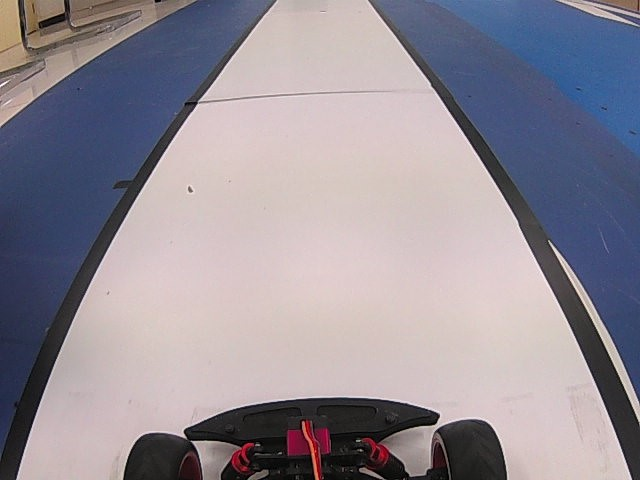
#> input picture bd_img/WIN_20231126_20_57_44_Pro.jpg, 640 x 480 px, given in place of major.jpg, which was not available
$ python hsv_test.py
#> lines starting #> are read from the running program, lines starting #| are printed output that depends on the picture; after the words box and inside, x2 and y2 are one past the last pixel; in counts of white or black regions, pixels touching at a corner belong together; pictures that were not available may be replaced by others from this repository, and a replacement may not be noted
#> slider 'gs' is set to 2
#> slider 'erode' is set to 2
#> slider 'Hmin1' is set to 35
#> slider 'Hmax1' is set to 179
#> slider 'Hmin2' is set to 35
#> slider 'Hmax2' is set to 179
#> slider 'Smin' is set to 51
#> slider 'Smax' is set to 255
#> slider 'Vmin' is set to 51
#> slider 'Vmax' is set to 255
import json  # 用于保存配置到文件
import cv2
import numpy as np
import time

"""

1. R 按下代表保存红色参数
2. T 按下代表读取红色参数
3. B 按下代表保存蓝色参数
4. N 按下代表读取蓝色参数
5. Y 按下代表保存黄色参数
6. U 按下代表读取黄色参数

"""

# 'camera' or 'picture'
mode = 'picture'

if mode == 'camera':
    cap = cv2.VideoCapture(0)


def read_config(filename):
    with open(filename, 'r') as f:
        config = json.load(f)
    return config


def update(x):
#> called with x = 1
    global gs, erode, Hmin, Smin, Vmin, Hmax, Smax, Vmax, img, Hmin2, Hmax2, img0, size_min

    if mode == 'camera':
        ret, img0 = cap.read()
    elif mode == 'picture':
        img0 = cv2.imread('cross_img/major.jpg')
#> img0 is the input picture: shape (480, 640, 3); mean B, G, R 150, 140.4, 146.6
    img0 = cv2.resize(img0,(640,480))
    img = img0.copy()

    gs = cv2.getTrackbarPos('gs', 'image')
    erode = cv2.getTrackbarPos('erode', 'image')
    Hmin = cv2.getTrackbarPos('Hmin1', 'image')
    Smin = cv2.getTrackbarPos('Smin', 'image')
    Vmin = cv2.getTrackbarPos('Vmin', 'image')
    Hmax = cv2.getTrackbarPos('Hmax1', 'image')
    Smax = cv2.getTrackbarPos('Smax', 'image')
    Vmax = cv2.getTrackbarPos('Vmax', 'image')
    Hmin2 = cv2.getTrackbarPos('Hmin2', 'image')
    Hmax2 = cv2.getTrackbarPos('Hmax2', 'image')
    size_min = cv2.getTrackbarPos('size_min', 'image')
    # 滤波二值化
    gs_frame = cv2.GaussianBlur(img, (gs, gs), 1)
    hsv = cv2.cvtColor(gs_frame, cv2.COLOR_BGR2HSV)
#> hsv: shape (480, 640, 3); mean H, S, V 79.8, 49.9, 161.2
    erode_hsv = cv2.erode(hsv, None, iterations=erode)
    inRange_hsv = cv2.inRange(erode_hsv, np.array([Hmin, Smin, Vmin]), np.array([Hmax, Smax, Vmax]))
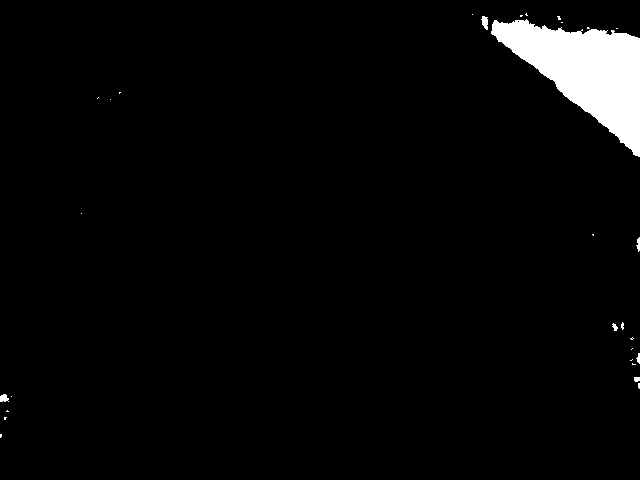
#> inRange_hsv: shape (480, 640); 3.3% white; 29 white regions (22 under 20 px)
    inRange_hsv2 = cv2.inRange(erode_hsv, np.array([Hmin2, Smin, Vmin]), np.array([Hmax2, Smax, Vmax]))
#> inRange_hsv2: shape (480, 640); every value is 0
    img = inRange_hsv + inRange_hsv2
    # 外接计算
    print(img.sum())
#| 2602785
    cnts = cv2.findContours(img, cv2.RETR_EXTERNAL, cv2.CHAIN_APPROX_SIMPLE)[-2]
#> cnts = 29 contours, 25 with area under 20; largest, box (x1, y1, x2, y2) and area: (491, 19, 640, 157) 9624, (481, 16, 488, 30) 52, (0, 394, 9, 402) 41, (636, 237, 640, 252) 22
    target_list = []
    pos = []
    if size_min < 1:
        size_min = 1
    for c in cnts:
        if cv2.contourArea(c) > size_min:
            continue
        else:
            target_list.append(c)
#> this loop made 29 passes
#> c on passes 1, 3, 4, 6, 8, 9, 11, 16, 17, 18, 19, 20: [[0, 434], [0, 437], [1, 436], [1, 434]], [[7, 410], [6, 411], [8, 411]], [[11, 396]], [[638, 383], [638, 387], [639, 388], [639, 383]], [[632, 363], [632, 364], [635, 364], [633, 364]], [[632, 359], [631, 360], [630, 360], [631, 360]], [[632, 348], [631, 349]], [[592, 234], [593, 235], [593, 234]], [[81, 213]], [[110, 99]], [[98, 97], [97, 98]], [[119, 92], [119, 93], [120, 92]]
#> after the loop, target_list = 28 contours, 25 with area under 20; largest, box (x1, y1, x2, y2) and area: (481, 16, 488, 30) 52, (0, 394, 9, 402) 41, (636, 237, 640, 252) 22
    for cnt in target_list:
        x, y, w, h = cv2.boundingRect(cnt)
        cv2.rectangle(img0, (x, y), (x + w, y + h), (0, 255, 0), 2)
        pos.append([int(x + w / 2), y + h / 2])
#> this loop made 28 passes
#> (x, y, w, h) on passes 2, 4, 5, 7, 10, 12, 13, 14, 15, 17, 18, 24: (4, 417, 3, 3), (11, 396, 1, 1), (0, 394, 9, 8), (634, 377, 6, 5), (636, 353, 4, 11), (630, 337, 4, 3), (612, 323, 6, 8), (621, 322, 3, 8), (636, 237, 4, 15), (81, 213, 1, 1), (110, 99, 1, 1), (557, 16, 4, 4)
#> (cnt, x, y, w, h) on passes 1, 3, 6, 8, 9, 11: ([[0, 434], [0, 437], [1, 436], [1, 434]], 0, 434, 2, 4), ([[7, 410], [6, 411], [8, 411]], 6, 410, 3, 2), ([[638, 383], [638, 387], [639, 388], [639, 383]], 638, 383, 2, 6), ([[632, 363], [632, 364], [635, 364], [633, 364]], 632, 363, 4, 2), ([[632, 359], [631, 360], [630, 360], [631, 360]], 630, 359, 3, 2), ([[632, 348], [631, 349]], 631, 348, 2, 2)
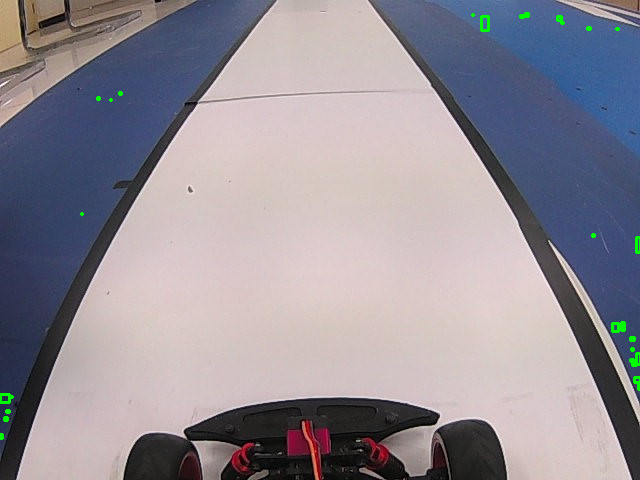
#> img0: shape (480, 640, 3); 0.33% of pixels changed, all inside (x1, y1, x2, y2) = (0, 12, 640, 440)
#> after the loop, pos = 28 pairs, first value 1 to 639, second value 14.5 to 436
    # print(pos)


def save_config(filename):
    config = {
        'gs': cv2.getTrackbarPos('gs', 'image'),
        'erode': cv2.getTrackbarPos('erode', 'image'),
        'Hmin1': cv2.getTrackbarPos('Hmin1', 'image'),
        'Hmax1': cv2.getTrackbarPos('Hmax1', 'image'),
        'Hmin2': cv2.getTrackbarPos('Hmin2', 'image'),
        'Hmax2': cv2.getTrackbarPos('Hmax2', 'image'),
        'Smin': cv2.getTrackbarPos('Smin', 'image'),
        'Smax': cv2.getTrackbarPos('Smax', 'image'),
        'Vmin': cv2.getTrackbarPos('Vmin', 'image'),
        'Vmax': cv2.getTrackbarPos('Vmax', 'image'),
        'size_min': cv2.getTrackbarPos('size_min', 'image')
    }

    with open(filename, 'w') as f:
        json.dump(config, f)

    print(f'Parameters saved to {filename}')


def img_test():
    sleep = 0.1
    gs = 0
    erode = 0
    Hmin1 = 100
    Hmax1 = 125
    Hmin2 = 179
    Hmax2 = 0
    Smin = 130
    Smax = 255
    Vmin = 50
    Vmax = 240
    size_min = 1000

    # 创建窗口
    cv2.namedWindow('image', cv2.WINDOW_NORMAL)
    cv2.createTrackbar('gs', 'image', 0, 8, update)
    cv2.createTrackbar('erode', 'image', 0, 8, update)
    cv2.createTrackbar('Hmin1', 'image', 0, 179, update)
    cv2.createTrackbar('Hmax1', 'image', 0, 179, update)
    cv2.createTrackbar('Hmin2', 'image', 0, 179, update)
    cv2.createTrackbar('Hmax2', 'image', 0, 179, update)
    cv2.createTrackbar('Smin', 'image', 0, 255, update)
    cv2.createTrackbar('Smax', 'image', 0, 255, update)
    cv2.createTrackbar('Vmin', 'image', 0, 255, update)
    cv2.createTrackbar('Vmax', 'image', 0, 255, update)
    cv2.createTrackbar('size_min', 'image', 1, 100000, update)
    # 默认值
    cv2.setTrackbarPos('gs', 'image', gs)
    cv2.setTrackbarPos('erode', 'image', erode)
    cv2.setTrackbarPos('Hmin1', 'image', Hmin1)
    cv2.setTrackbarPos('Hmax1', 'image', Hmax1)
    cv2.setTrackbarPos('Hmin2', 'image', Hmin2)
    cv2.setTrackbarPos('Hmax2', 'image', Hmax2)
    cv2.setTrackbarPos('Smin', 'image', Smin)
    cv2.setTrackbarPos('Smax', 'image', Smax)
    cv2.setTrackbarPos('Vmin', 'image', Vmin)
    cv2.setTrackbarPos('Vmax', 'image', Vmax)
    cv2.setTrackbarPos('size_min', 'image', size_min)

    while True:
        try:
            update(1)
        except:
            pass
        cv2.imshow('image', img)
        cv2.imshow('image1', img)
        cv2.imshow('image0', img0)
        key = cv2.waitKey(1)
#> (key Esc is pressed here)

        # 检查按键事件
        if key == ord('r'):  # 如果按下 'r' 键
            save_config('red.json')
        elif key == ord('b'):  # 如果按下 'b' 键
            save_config('blue.json')
        elif key == ord('y'):  # 如果按下 'h' 键
            save_config('yellow.json')
        elif key == ord('t'):
            red_dic = read_config('red.json')

            cv2.setTrackbarPos('gs', 'image', red_dic["gs"])
            cv2.setTrackbarPos('erode', 'image', red_dic["erode"])
            cv2.setTrackbarPos('Hmin1', 'image', red_dic["Hmin1"])
            cv2.setTrackbarPos('Hmax1', 'image', red_dic["Hmax1"])
            cv2.setTrackbarPos('Hmin2', 'image', red_dic["Hmin2"])
            cv2.setTrackbarPos('Hmax2', 'image', red_dic["Hmax2"])
            cv2.setTrackbarPos('Smin', 'image', red_dic["Smin"])
            cv2.setTrackbarPos('Smax', 'image', red_dic["Smax"])
            cv2.setTrackbarPos('Vmin', 'image', red_dic["Vmin"])
            cv2.setTrackbarPos('Vmax', 'image', red_dic["Vmax"])
            cv2.setTrackbarPos('size_min', 'image', red_dic["size_min"])
        elif key == ord('n'):
            blue_dic = read_config('blue.json')

            cv2.setTrackbarPos('gs', 'image', blue_dic["gs"])
            cv2.setTrackbarPos('erode', 'image', blue_dic["erode"])
            cv2.setTrackbarPos('Hmin1', 'image', blue_dic["Hmin1"])
            cv2.setTrackbarPos('Hmax1', 'image', blue_dic["Hmax1"])
            cv2.setTrackbarPos('Hmin2', 'image', blue_dic["Hmin2"])
            cv2.setTrackbarPos('Hmax2', 'image', blue_dic["Hmax2"])
            cv2.setTrackbarPos('Smin', 'image', blue_dic["Smin"])
            cv2.setTrackbarPos('Smax', 'image', blue_dic["Smax"])
            cv2.setTrackbarPos('Vmin', 'image', blue_dic["Vmin"])
            cv2.setTrackbarPos('Vmax', 'image', blue_dic["Vmax"])
            cv2.setTrackbarPos('size_min', 'image', blue_dic["size_min"])
        elif key == ord('u'):
            yellow_dic = read_config('blue.json')

            cv2.setTrackbarPos('gs', 'image', yellow_dic["gs"])
            cv2.setTrackbarPos('erode', 'image', yellow_dic["erode"])
            cv2.setTrackbarPos('Hmin1', 'image', yellow_dic["Hmin1"])
            cv2.setTrackbarPos('Hmax1', 'image', yellow_dic["Hmax1"])
            cv2.setTrackbarPos('Hmin2', 'image', yellow_dic["Hmin2"])
            cv2.setTrackbarPos('Hmax2', 'image', yellow_dic["Hmax2"])
            cv2.setTrackbarPos('Smin', 'image', yellow_dic["Smin"])
            cv2.setTrackbarPos('Smax', 'image', yellow_dic["Smax"])
            cv2.setTrackbarPos('Vmin', 'image', yellow_dic["Vmin"])
            cv2.setTrackbarPos('Vmax', 'image', yellow_dic["Vmax"])
            cv2.setTrackbarPos('size_min', 'image', yellow_dic["size_min"])
        elif key == 27:  # 如果按下 ESC 键
            break

        time.sleep(0.1)

    cv2.destroyAllWindows()


if __name__ == '__main__':
    img_test()

$ run again, on bd_img/WIN_20231126_20_57_46_Pro.jpg
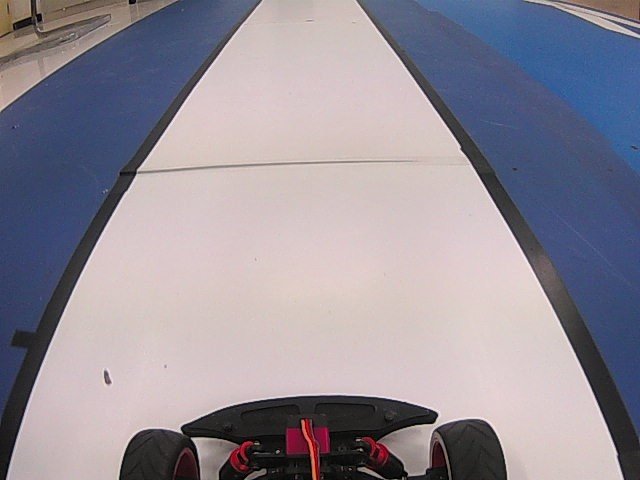
#> input picture bd_img/WIN_20231126_20_57_46_Pro.jpg, 640 x 480 px, given in place of major.jpg, which was not available
#> in update, img0 is the input picture: shape (480, 640, 3); mean B, G, R 151.8, 141.2, 146.9
#> hsv: shape (480, 640, 3); mean H, S, V 82.5, 51.1, 162.7
#> in update, `inRange_hsv = cv2.inRange(erode_hsv, np.array([Hmin, Smin, Vmin]), np...`:
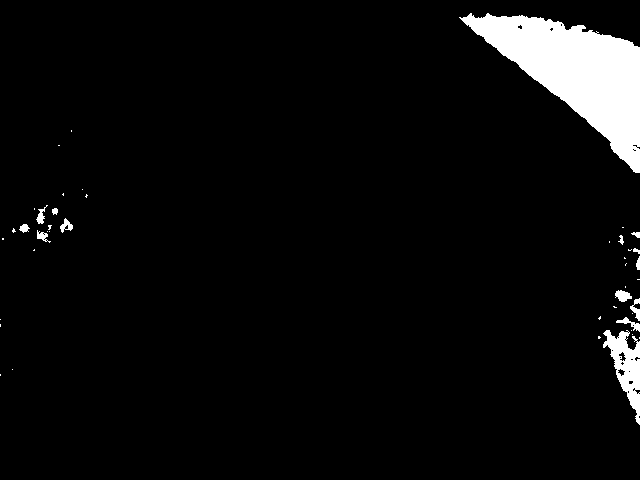
#> inRange_hsv: shape (480, 640); 4.8% white; 44 white regions (30 under 20 px)
#> inRange_hsv2: shape (480, 640); every value is 0
#| 3786750
#> cnts = 44 contours, 32 with area under 20; largest, box (x1, y1, x2, y2) and area: (459, 13, 640, 173) 12107, (603, 330, 640, 425) 1494, (615, 290, 632, 302) 111, (616, 317, 640, 332) 85, (60, 218, 73, 233) 84
#> the loop in update, `for c in cnts:` made 44 passes
#> c on passes 1, 2, 3, 5, 6, 8, 9, 11: [[0, 374], [0, 375]], [[12, 369]], [[639, 337], [639, 338]], [[632, 334]], [[631, 330]], [[0, 324], [0, 326]], [[0, 319]], [[600, 316], [598, 318], [599, 319], [600, 318]]
#> after the loop in update, `for c in cnts:`: target_list = 42 contours, 32 with area under 20; largest, box (x1, y1, x2, y2) and area: (615, 290, 632, 302) 111, (616, 317, 640, 332) 85, (60, 218, 73, 233) 84, (630, 298, 640, 321) 74, (36, 205, 48, 224) 64
#> the loop in update, `for cnt in target_list:` made 42 passes
#> (x, y, w, h) on passes 2, 4, 5, 6, 8, 9, 11, 12: (12, 369, 1, 1), (598, 336, 3, 3), (632, 334, 1, 1), (631, 330, 1, 1), (0, 319, 1, 1), (616, 317, 24, 15), (632, 313, 1, 1), (613, 306, 4, 2)
#> after the loop in update, `for cnt in target_list:`:
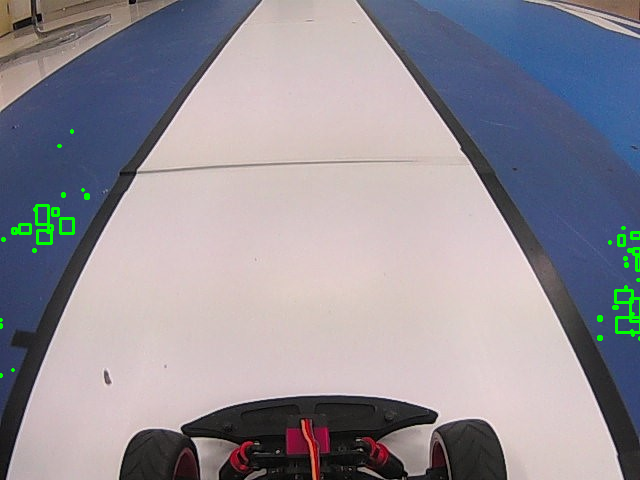
#> img0: shape (480, 640, 3); 0.66% of pixels changed, all inside (x1, y1, x2, y2) = (0, 129, 640, 378)
#> after the loop in update, `for cnt in target_list:`: pos = 42 pairs, first value 0 to 639, second value 131 to 375
